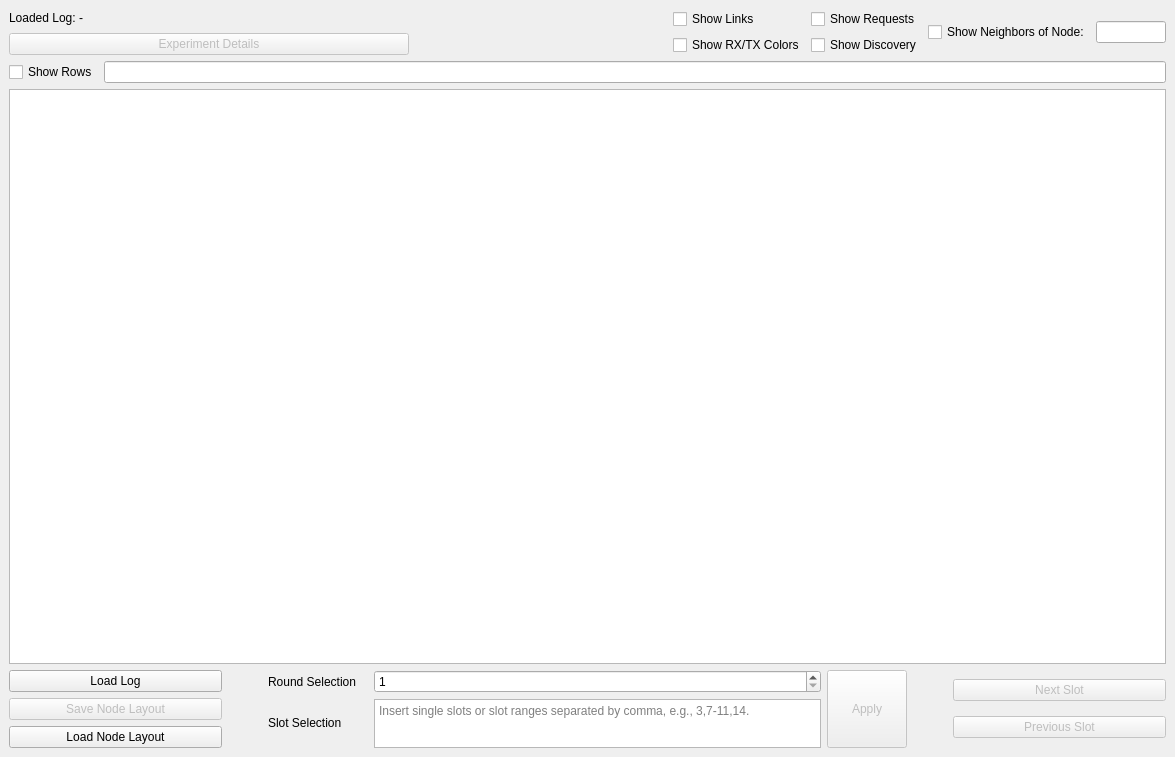
<?xml version="1.0" encoding="UTF-8"?>
<ui version="4.0">
 <class>MainWindow</class>
 <widget class="QMainWindow" name="MainWindow">
  <property name="geometry">
   <rect>
    <x>0</x>
    <y>0</y>
    <width>1175</width>
    <height>757</height>
   </rect>
  </property>
  <property name="windowTitle">
   <string>MixerVisualization</string>
  </property>
  <widget class="QWidget" name="centralwidget">
   <layout class="QHBoxLayout" name="horizontalLayout_2" stretch="6">
    <item>
     <layout class="QVBoxLayout" name="verticalLayout_2" stretch="0,0,0,0">
      <item>
       <layout class="QHBoxLayout" name="horizontalLayout_6" stretch="0,0,0,0,0,0">
        <property name="topMargin">
         <number>0</number>
        </property>
        <item>
         <layout class="QVBoxLayout" name="verticalLayout_7">
          <property name="rightMargin">
           <number>0</number>
          </property>
          <item>
           <widget class="QLabel" name="loadedLogLbl">
            <property name="sizePolicy">
             <sizepolicy hsizetype="Preferred" vsizetype="Preferred">
              <horstretch>0</horstretch>
              <verstretch>0</verstretch>
             </sizepolicy>
            </property>
            <property name="minimumSize">
             <size>
              <width>400</width>
              <height>0</height>
             </size>
            </property>
            <property name="baseSize">
             <size>
              <width>0</width>
              <height>0</height>
             </size>
            </property>
            <property name="text">
             <string>Loaded Log: -</string>
            </property>
           </widget>
          </item>
          <item>
           <widget class="QPushButton" name="experimentDetailsBtn">
            <property name="enabled">
             <bool>false</bool>
            </property>
            <property name="text">
             <string>Experiment Details</string>
            </property>
            <property name="checkable">
             <bool>false</bool>
            </property>
            <property name="default">
             <bool>false</bool>
            </property>
            <property name="flat">
             <bool>false</bool>
            </property>
           </widget>
          </item>
         </layout>
        </item>
        <item>
         <spacer name="horizontalSpacer">
          <property name="orientation">
           <enum>Qt::Horizontal</enum>
          </property>
          <property name="sizeHint" stdset="0">
           <size>
            <width>40</width>
            <height>20</height>
           </size>
          </property>
         </spacer>
        </item>
        <item>
         <layout class="QVBoxLayout" name="verticalLayout_5">
          <property name="rightMargin">
           <number>0</number>
          </property>
          <item>
           <widget class="QCheckBox" name="showLinksBox">
            <property name="text">
             <string>Show Links</string>
            </property>
           </widget>
          </item>
          <item>
           <widget class="QCheckBox" name="showRxTxBox">
            <property name="text">
             <string>Show RX/TX Colors</string>
            </property>
           </widget>
          </item>
         </layout>
        </item>
        <item>
         <layout class="QVBoxLayout" name="verticalLayout_6">
          <property name="rightMargin">
           <number>0</number>
          </property>
          <item>
           <widget class="QCheckBox" name="showRequestsBox">
            <property name="text">
             <string>Show Requests</string>
            </property>
           </widget>
          </item>
          <item>
           <widget class="QCheckBox" name="showDiscoveryBox">
            <property name="text">
             <string>Show Discovery</string>
            </property>
           </widget>
          </item>
         </layout>
        </item>
        <item>
         <widget class="QCheckBox" name="showNeighborsBox">
          <property name="text">
           <string>Show Neighbors of Node:</string>
          </property>
         </widget>
        </item>
        <item>
         <widget class="QLineEdit" name="neighborsLine">
          <property name="maximumSize">
           <size>
            <width>70</width>
            <height>16777215</height>
           </size>
          </property>
         </widget>
        </item>
       </layout>
      </item>
      <item>
       <layout class="QHBoxLayout" name="horizontalLayout_7">
        <property name="topMargin">
         <number>0</number>
        </property>
        <item>
         <widget class="QCheckBox" name="showRowsBox">
          <property name="text">
           <string>Show Rows</string>
          </property>
         </widget>
        </item>
        <item>
         <widget class="QLineEdit" name="showRowsLine"/>
        </item>
       </layout>
      </item>
      <item>
       <widget class="MyQGraphicsView" name="graphicsView">
        <property name="autoFillBackground">
         <bool>false</bool>
        </property>
        <property name="backgroundBrush">
         <brush brushstyle="NoBrush">
          <color alpha="255">
           <red>0</red>
           <green>0</green>
           <blue>0</blue>
          </color>
         </brush>
        </property>
       </widget>
      </item>
      <item>
       <layout class="QHBoxLayout" name="horizontalLayout" stretch="1,0,3,0,1">
        <property name="sizeConstraint">
         <enum>QLayout::SetDefaultConstraint</enum>
        </property>
        <property name="topMargin">
         <number>0</number>
        </property>
        <item>
         <layout class="QVBoxLayout" name="verticalLayout_3">
          <property name="leftMargin">
           <number>0</number>
          </property>
          <item>
           <widget class="QPushButton" name="loadLogBtn">
            <property name="text">
             <string>Load Log</string>
            </property>
           </widget>
          </item>
          <item>
           <widget class="QPushButton" name="saveLayoutBtn">
            <property name="enabled">
             <bool>false</bool>
            </property>
            <property name="text">
             <string>Save Node Layout</string>
            </property>
           </widget>
          </item>
          <item>
           <widget class="QPushButton" name="loadLayoutBtn">
            <property name="text">
             <string>Load Node Layout</string>
            </property>
           </widget>
          </item>
         </layout>
        </item>
        <item>
         <spacer name="horizontalSpacer_2">
          <property name="orientation">
           <enum>Qt::Horizontal</enum>
          </property>
          <property name="sizeHint" stdset="0">
           <size>
            <width>40</width>
            <height>20</height>
           </size>
          </property>
         </spacer>
        </item>
        <item>
         <layout class="QHBoxLayout" name="horizontalLayout_5" stretch="7,1">
          <property name="rightMargin">
           <number>0</number>
          </property>
          <item>
           <layout class="QVBoxLayout" name="verticalLayout">
            <property name="rightMargin">
             <number>0</number>
            </property>
            <item>
             <layout class="QHBoxLayout" name="horizontalLayout_3">
              <property name="rightMargin">
               <number>0</number>
              </property>
              <item>
               <widget class="QLabel" name="roundSelLbl">
                <property name="sizePolicy">
                 <sizepolicy hsizetype="Fixed" vsizetype="Preferred">
                  <horstretch>0</horstretch>
                  <verstretch>0</verstretch>
                 </sizepolicy>
                </property>
                <property name="minimumSize">
                 <size>
                  <width>100</width>
                  <height>0</height>
                 </size>
                </property>
                <property name="text">
                 <string>Round Selection</string>
                </property>
               </widget>
              </item>
              <item>
               <widget class="QSpinBox" name="roundSelBox">
                <property name="minimum">
                 <number>1</number>
                </property>
                <property name="maximum">
                 <number>9999</number>
                </property>
               </widget>
              </item>
             </layout>
            </item>
            <item>
             <layout class="QHBoxLayout" name="horizontalLayout_4">
              <item>
               <widget class="QLabel" name="slotSelLbl">
                <property name="enabled">
                 <bool>true</bool>
                </property>
                <property name="sizePolicy">
                 <sizepolicy hsizetype="Fixed" vsizetype="Fixed">
                  <horstretch>0</horstretch>
                  <verstretch>0</verstretch>
                 </sizepolicy>
                </property>
                <property name="minimumSize">
                 <size>
                  <width>100</width>
                  <height>0</height>
                 </size>
                </property>
                <property name="text">
                 <string>Slot Selection</string>
                </property>
               </widget>
              </item>
              <item>
               <widget class="QPlainTextEdit" name="slotSelText">
                <property name="sizePolicy">
                 <sizepolicy hsizetype="Minimum" vsizetype="Ignored">
                  <horstretch>0</horstretch>
                  <verstretch>0</verstretch>
                 </sizepolicy>
                </property>
                <property name="placeholderText">
                 <string>Insert single slots or slot ranges separated by comma, e.g., 3,7-11,14.</string>
                </property>
               </widget>
              </item>
             </layout>
            </item>
           </layout>
          </item>
          <item>
           <widget class="QPushButton" name="applySelBtn">
            <property name="enabled">
             <bool>false</bool>
            </property>
            <property name="sizePolicy">
             <sizepolicy hsizetype="Minimum" vsizetype="Minimum">
              <horstretch>0</horstretch>
              <verstretch>0</verstretch>
             </sizepolicy>
            </property>
            <property name="text">
             <string>Apply</string>
            </property>
           </widget>
          </item>
         </layout>
        </item>
        <item>
         <spacer name="horizontalSpacer_3">
          <property name="orientation">
           <enum>Qt::Horizontal</enum>
          </property>
          <property name="sizeHint" stdset="0">
           <size>
            <width>40</width>
            <height>20</height>
           </size>
          </property>
         </spacer>
        </item>
        <item>
         <layout class="QVBoxLayout" name="verticalLayout_4">
          <item>
           <widget class="QPushButton" name="nextSlotBtn">
            <property name="enabled">
             <bool>false</bool>
            </property>
            <property name="text">
             <string>Next Slot</string>
            </property>
           </widget>
          </item>
          <item>
           <widget class="QPushButton" name="prevSlotBtn">
            <property name="enabled">
             <bool>false</bool>
            </property>
            <property name="text">
             <string>Previous Slot</string>
            </property>
           </widget>
          </item>
         </layout>
        </item>
       </layout>
      </item>
     </layout>
    </item>
   </layout>
  </widget>
 </widget>
 <customwidgets>
  <customwidget>
   <class>MyQGraphicsView</class>
   <extends>QGraphicsView</extends>
   <header location="global">MixerVisualization</header>
  </customwidget>
 </customwidgets>
 <resources/>
 <connections/>
</ui>
